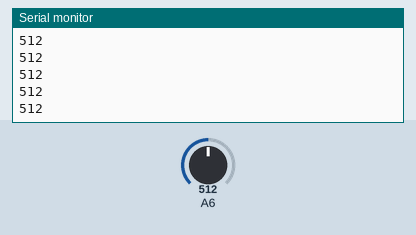
Recording of a sketch running on a simulated Arduino Uno, built for the host (arithmetic inside an expression is 32-bit, double 64-bit). Shown: the last lines printed to the serial monitor. The inputs (shaded band) are chosen by the test bench; at power-on: A6 = 512.

Above: at 1.2 s.
1.3 s: A6 set to 716
At 1.31 s:
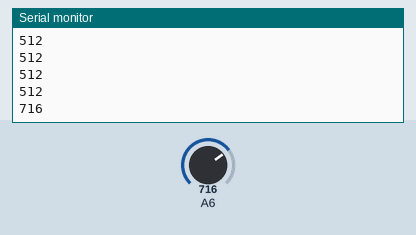
2.8 s: A6 set to 900
At 2.81 s:
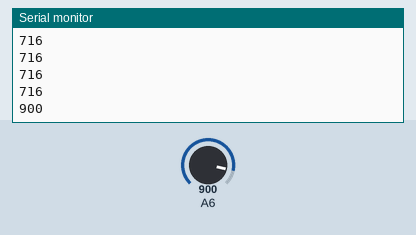
Timing chart, 0 to 5.8 s (numbered marks = the images above; inputs shaded):
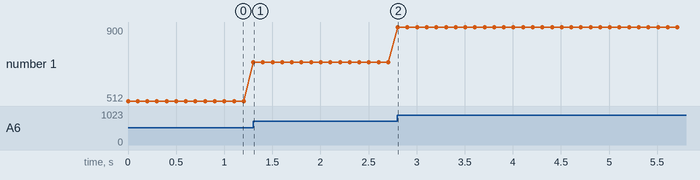

Measured:
- after the input at 1.3 s, the serial monitor: prints a new line at once (image 1)
- after the input at 2.8 s, the serial monitor: prints a new line at once (image 2)
- plotted number 1: 512 → 716 after the input at 1.3 s, 716 → 900 after the input at 2.8 s

The sketch:

1reading_analog_volatage_potentometer.ino
```cpp
// This turns on the onboard LED for 1s and off for 0.5s repeatedly

int potentiometerPin = PA6;
int readValue;
float voltageValue;

void setup(){
    // initialize the digital pin as output
  pinMode(potentiometerPin, INPUT);
  Serial.begin(9600);
}

void loop() {
    readValue = analogRead(potentiometerPin);
    voltageValue = (5.0 / 4095.0) * readValue;
    Serial.println(readValue);
    delay(100);
}
```
